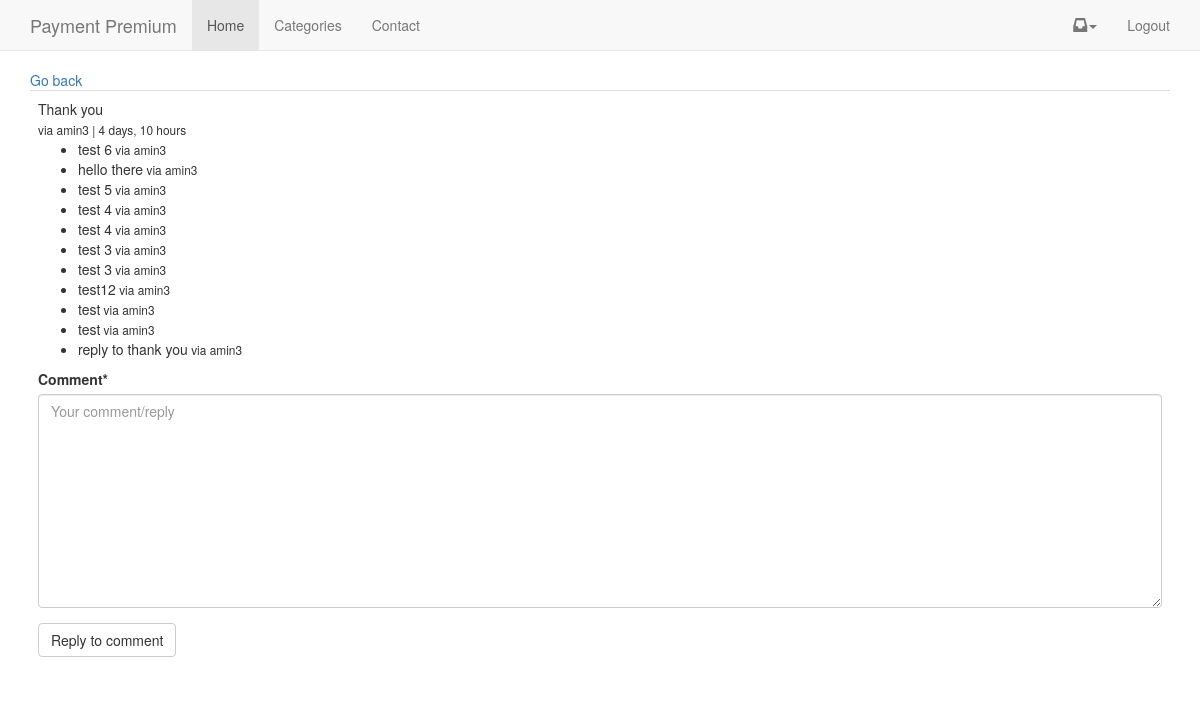
Page /comment/41 (signed in) on the committed database.
### comments/models.py (models this page shows, shortened)
class Comment(models.Model):
	user = models.ForeignKey(MyUser)
	parent = models.ForeignKey("self", null=True, blank=True)
	path = models.CharField(max_length=350)
	video = models.ForeignKey(Video, null=True, blank=True)
	text = models.TextField()
	timestamp = models.DateTimeField(auto_now=False, auto_now_add=True)
	updated = models.DateTimeField(auto_now=True, auto_now_add=False)
	active = models.BooleanField(default=True)
	objects = CommentManager()
	class Meta:
		ordering = ['-timestamp']
	@property
	def get_origin(self):
		return self.path
	def is_child(self):
		if self.parent is not None:
			return True
		else:
			return False
	def get_children(self):
		if self.is_child == True:
			return None
		else:
			child_comments = Comment.objects.filter(parent=self)
			return child_comments

### accounts/models.py (models this page shows, shortened)
class MyUser(AbstractBaseUser):
	username = models.CharField(
		max_length=255,
		unique = True,
	)
	email = models.EmailField(
		verbose_name='email address',
		max_length=255,
		unique=True,
	)
	first_name = models.CharField(
		max_length=120,
		null=True,
		blank=True
	)
	last_name = models.CharField(
		max_length=120,
		null=True,
		blank=True
	)
	is_member = models.BooleanField(default=False, verbose_name="Is Paid Member")
	is_active = models.BooleanField(default=True)
	is_admin = models.BooleanField(default=False)
	objects = MyUserManager()
	USERNAME_FIELD = 'username'
	REQUIRED_FIELDS = ['email']
	def __str__(self):              # __unicode__ on Python 2
		return self.username

### comments/views.py (the view)
# urls.py: url(r'^comment/(?P<id>\d+)$', comment_thread, name="comment_thread"),
@login_required
def comment_thread(request, id):
	comment = Comment.objects.get(id=id)
	form = CommentForm()
	context = {
		"comment": comment,
		"form": form,
	}
	return render(request, "comment_thread.html", context)

### comments/forms.py
class CommentForm(forms.Form):
	comment = forms.CharField(
		widget=forms.Textarea(
			attrs={"placeholder": "Your comment/reply"})
	)
	def __init__(self, data=None, files=None, **kwargs):
		super().__init__(data, files, kwargs)
		self.helper = FormHelper()
		self.helper.form_show_labels = False
		self.helper.add_input(Submit('submit', 'Add comment', css_class='btn btn-primary', ))

### videos/templates/comment_thread.html (shortened to what this page needs)
{% extends "base.html" %}{% load crispy_forms_tags %}
 {% block content %}
<a href="{{ comment.get_origin }}">Go back</a>
<table class="table">
    <tr>
        <td>{{ comment.text }}
            <br><small>via {{ comment.user }} | {{ comment.timestamp | timesince}}</small> {% if not comment.is_child %}
            <ul>
                {% for child in comment.get_children %}
                <li>
                    {{ child.text }}<small> via {{ child.user }}</small>
                </li>
                {% endfor %}
            </ul>
            {% endif %}
            <div class="reply_comment">
                <form action="{% url 'comment_create' %}" method="POST">
                    {% csrf_token %}{{ form|crispy }}
                    <input type="submit" value="Reply to comment" class="btn btn-default">
                </form>
            </div>
        </td>
    </tr>
</table>
{% endblock %}

### rows in the picture
Comment: text "Thank you", user "amin3", timestamp "4 days, 10 hours"
Comment: text "test 6", user "amin3"
Comment: text "hello there", user "amin3"
Comment: text "test 5", user "amin3"
Comment: text "test 4", user "amin3"
Comment: text "test 4", user "amin3"
Comment: text "test 3", user "amin3"
Comment: text "test 3", user "amin3"
Comment: text "test12", user "amin3"
Comment: text "test", user "amin3"
Comment: text "test", user "amin3"
Comment: text "reply to thank you", user "amin3"
